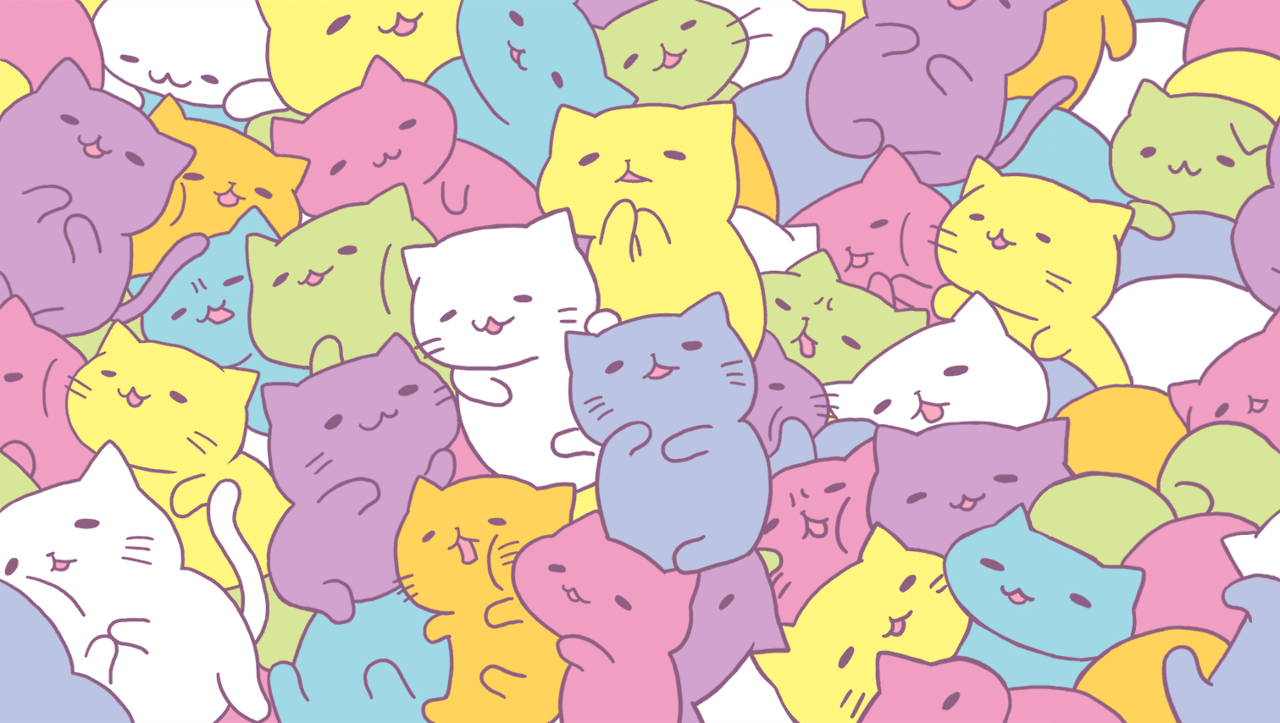
#> input picture basico/imagem.jpg, 1280 x 723 px
$ python random_img.py
#> lines starting #> are read from the running program, lines starting #| are printed output that depends on the picture; long printed decimals are rounded
import numpy as np
from matplotlib import pyplot as plt
from skimage import img_as_float
from skimage import io

#Gera imagem aleatória
random_img = np.random.random([300, 300])
plt.imshow(random_img)
#Valores float
print(random_img)
#Valores mínimos e máximo
print(random_img.min(), random_img.max())
#Observe que os valores estão entre 0 e 1

imagem = io.imread("imagem.jpg")
#> imagem is the input picture: shape (723, 1280, 3); mean R, G, B 218.6, 198.4, 184.9
plt.show(imagem)
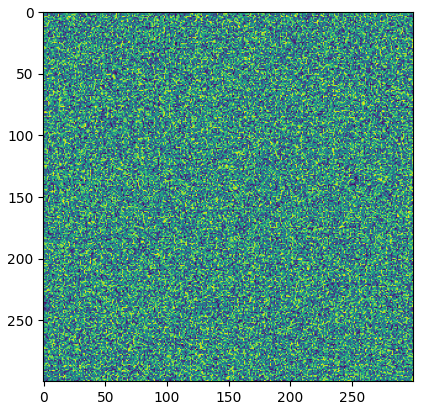
#> figure drawn by matplotlib, 1 panel
imagem_float = img_as_float(imagem)
print(imagem_float.min(), imagem_float.max())
#| 0.3059 1.0
